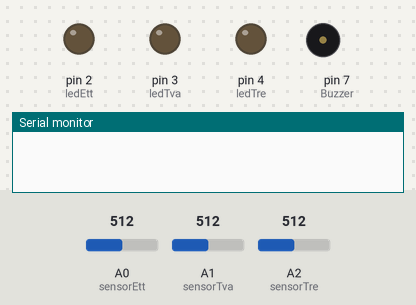
Bench run of a sketch on a simulated Arduino Uno, built with avr-gcc and run on an emulated ATmega328P. Parts: output pins drawn as LEDs (lit = HIGH), buzzer (waves = sounding), the last lines printed to the serial monitor. Dashed ring = blinking. Inputs (shaded band) come from the test bench; at power-on: A0 (sensorEtt) = 512, A1 (sensorTva) = 512, A2 (sensorTre) = 512.

Above: at 1.2 s.
1.3 s: A0 (sensorEtt) set to 947
2.8 s: A0 (sensorEtt) set to 979
At 3.8 s:
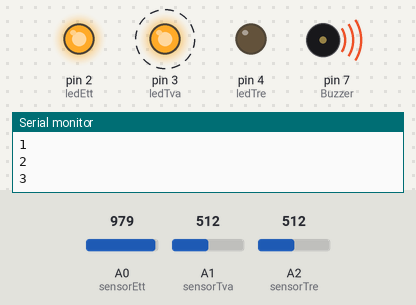
At 4.8 s:
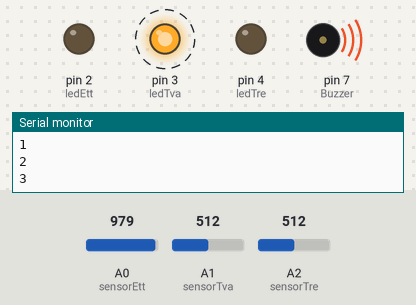
5.8 s: A1 (sensorTva) set to 952
8.8 s: A1 (sensorTva) set to 968
At 11.2 s:
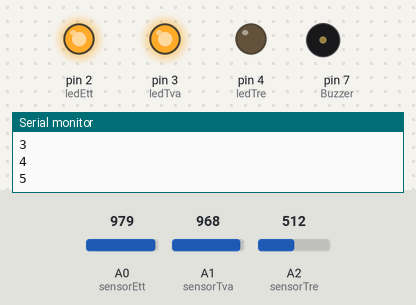
11.7 s: A2 (sensorTre) set to 943
13.2 s: A2 (sensorTre) set to 974
At 13.6 s:
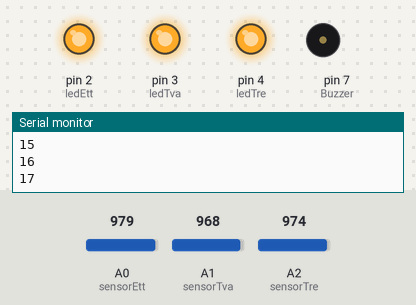
Timing chart, 0 to 15.7 s (numbered marks = the images above; inputs shaded):
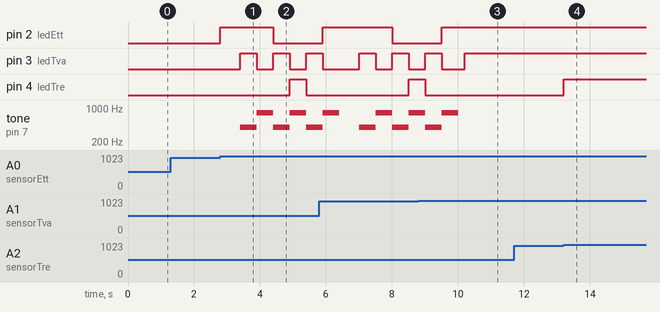

Measured:
- the behaviour switches between 960 and 961 on A0 (sensorEtt) (found by bisection; images 0 and 1)
- the behaviour switches between 960 and 961 on A1 (sensorTva) (found by bisection; images 2 and 3)
- the behaviour switches between 960 and 961 on A2 (sensorTre) (found by bisection; images 3 and 4)
- after the input at 1.3 s, every drawn part: stays the same
- after the input at 2.8 s, pin 2 (ledEtt): LOW → HIGH at once, → LOW 1.6 s later; pin 3 (ledTva): alternates HIGH for 0.50 s and LOW for 0.50 s, starting after 0.60 s; pin 4 (ledTre): LOW → HIGH after 2.1 s, → LOW 0.50 s later; tone on pin 7 (Buzzer): alternates 800 Hz for 0.50 s and 400 Hz for 0.50 s, starting after 0.60 s
- after the input at 8.8 s, tone on pin 7 (Buzzer): goes on until 10.0 s, then stays silent
- after the input at 13.2 s, pin 4 (ledTre): LOW → HIGH at once

The sketch:

Laser_Tag.ino
```cpp
int sensorEtt = A0;
int sensorTva = A1;
int sensorTre = A2;
int Buzzer = 7;

int ledEtt = 2;
int ledTva = 3;
int ledTre = 4;


int valueEtt = 0;
int valueTva = 0;
int valueTre = 0;

int state = 0;

void setup() {

    Serial.begin(9600);
    pinMode(sensorEtt, INPUT);
    pinMode(sensorTva, INPUT);
    pinMode(sensorTre, INPUT);

    pinMode(ledEtt, OUTPUT);
    pinMode(ledTva, OUTPUT);
    pinMode(ledTre, OUTPUT);

    pinMode(Buzzer, OUTPUT);

}

void loop() {

    valueEtt = analogRead(sensorEtt);
    /*Serial.println(valueEtt);*/
    if(valueEtt > 960) {
        digitalWrite(ledEtt, HIGH);
        state++;
        delay(200);
        Serial.println(state);
    }

    valueTva = analogRead(sensorTva);
    /*Serial.println(valueTva);*/
    if(valueTva > 960) {
        digitalWrite(ledTva, HIGH);
        state++;
        delay(200);
        Serial.println(state);
    }

    valueTre = analogRead(sensorTre);
    /*Serial.println(valueTre);*/
    if(valueTre > 960) {
        digitalWrite(ledTre, HIGH);
        state++;
        delay(200);
        Serial.println(state);
    }


    if (state == 3) {
        tone(Buzzer, 400);
        digitalWrite(ledTva, HIGH);
        delay(500);
        digitalWrite(ledTva, LOW);
        tone(Buzzer, 800);
        digitalWrite(ledEtt, HIGH);
        delay(500);
        digitalWrite(ledEtt, LOW);
        tone(Buzzer, 400);
        digitalWrite(ledTva, HIGH);
        delay(500);
        digitalWrite(ledTva, LOW);
        tone(Buzzer, 800);
        digitalWrite(ledTre, HIGH);
        delay(500);
        digitalWrite(ledTre, LOW);
        tone(Buzzer, 400);
        digitalWrite(ledTva, HIGH);
        delay(500);
        digitalWrite(ledTva, LOW);
        tone(Buzzer, 800);
        digitalWrite(ledEtt, HIGH);
        delay(500);
        digitalWrite(ledEtt, LOW);
        noTone(Buzzer);

        state = 0;
        digitalWrite(ledTre, LOW);
    }


}
```
